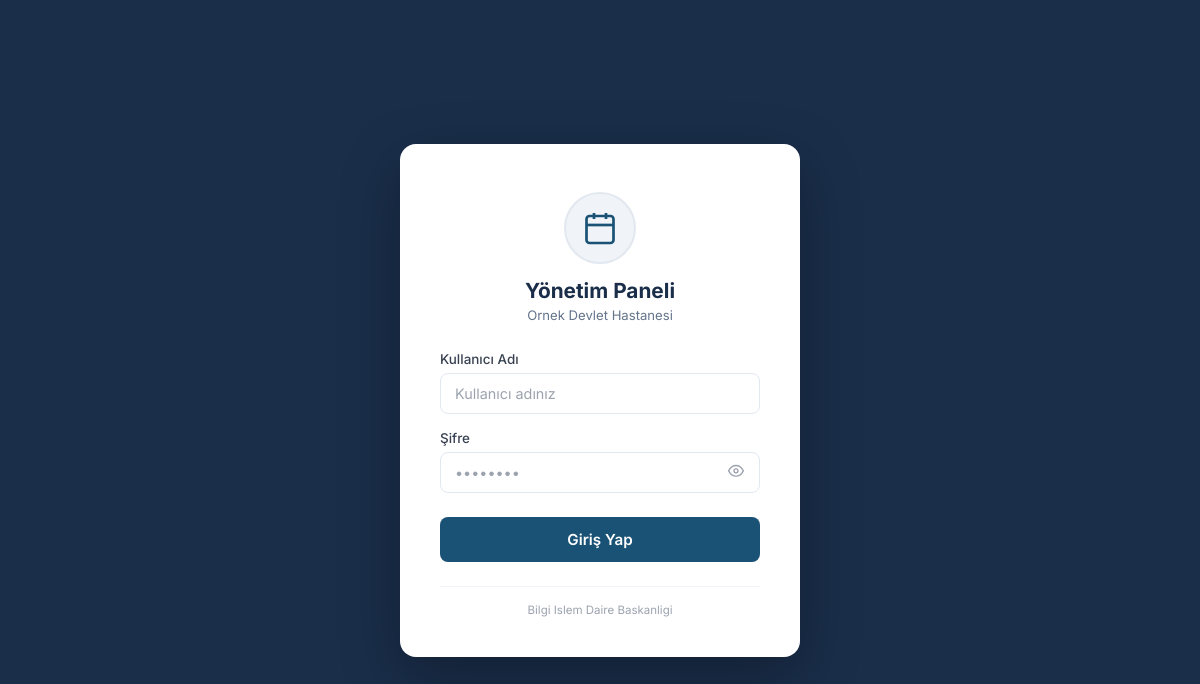
The page /admin/login.php on the database its author committed.
### tables this page shows
CREATE TABLE IF NOT EXISTS `settings` (
  `id`            int NOT NULL AUTO_INCREMENT,
  `setting_key`   varchar(100) NOT NULL,
  `setting_value` text,
  `updated_at`    timestamp     DEFAULT CURRENT_TIMESTAMP ON UPDATE CURRENT_TIMESTAMP,
  PRIMARY KEY (`id`),
  UNIQUE KEY `setting_key` (`setting_key`)
);

### html/config/database.php (called while the page is built, shortened)
<?php
function getDB(): PDO
{
    static $pdo = null;
    if ($pdo === null) {
        try {
            $dsn = sprintf(
                'mysql:host=%s;port=%s;dbname=%s;charset=utf8mb4',
                DB_HOST, DB_PORT, DB_NAME
            );
            $initCommand = implode('; ', [
                "SET NAMES utf8mb4 COLLATE utf8mb4_unicode_ci",
                "SET CHARACTER SET utf8mb4",
                "SET character_set_client     = utf8mb4",
                "SET character_set_connection = utf8mb4",
                "SET character_set_results    = utf8mb4",
                "SET collation_connection      = utf8mb4_unicode_ci",
                "SET time_zone                 = '+03:00'",
            ]);
            $pdo = new PDO($dsn, DB_USER, DB_PASS, [
                PDO::ATTR_ERRMODE              => PDO::ERRMODE_EXCEPTION,
                PDO::ATTR_DEFAULT_FETCH_MODE   => PDO::FETCH_ASSOC,
                PDO::ATTR_EMULATE_PREPARES     => false,
                PDO::MYSQL_ATTR_INIT_COMMAND   => $initCommand,
                PDO::MYSQL_ATTR_FOUND_ROWS     => true,
            ]);
        } catch (PDOException $e) {
            error_log('[DB] Baðlantý hatasý: ' . $e->getMessage());
            http_response_code(500);
            die('Veritabaný baðlantý hatasý. Lütfen daha sonra tekrar deneyin.');
        }
    }
    return $pdo;
}
function getSetting(string $key, string $default = ''): string
{
    try {
        $db   = getDB();
        $stmt = $db->prepare(
            'SELECT setting_value FROM settings WHERE setting_key = ? LIMIT 1'
        );
        $stmt->execute([$key]);
        $row = $stmt->fetch();
        return ($row !== false) ? (string) $row['setting_value'] : $default;
    } catch (Exception $e) {
        error_log('[getSetting] ' . $e->getMessage());
        return $default;
    }
}

### html/includes/lang.php (called while the page is built, shortened)
<?php
$LANG = [];
$LANG['dashboard_title']   = 'G' . chr(195).chr(182) . 'sterge Paneli';
$LANG['dashboard_sub']     = 'Dijital Toplant' . chr(196).chr(177) . ' Sistemi Genel G' . chr(195).chr(182) . 'r' . chr(195).chr(188) . 'n' . chr(195).chr(188) . 'm' . chr(195).chr(188);
$LANG['total_meeting']     = 'Toplam Toplant' . chr(196).chr(177);
$LANG['active_meeting']    = 'Aktif Toplant' . chr(196).chr(177);
$LANG['total_attendee']    = 'Toplam Kat' . chr(196).chr(177) . 'l' . chr(196).chr(177) . 'mc' . chr(196).chr(177);
$LANG['today_attendee']    = 'Bug' . chr(195).chr(188) . 'n Kat' . chr(196).chr(177) . 'l' . chr(196).chr(177) . 'm';
$LANG['staff_attendee']    = 'Personel Kat' . chr(196).chr(177) . 'l' . chr(196).chr(177) . 'm' . chr(196).chr(177);
$LANG['guest_attendee']    = 'Misafir Kat' . chr(196).chr(177) . 'l' . chr(196).chr(177) . 'm' . chr(196).chr(177);
$LANG['trend_title']       = 'Son 7 G' . chr(195).chr(188) . 'n - Toplant' . chr(196).chr(177) . ' Trendi';
$LANG['monthly_title']     = 'Ayl' . chr(196).chr(177) . 'k Toplant' . chr(196).chr(177) . ' Da' . chr(196).chr(159) . chr(196).chr(177) . 'l' . chr(196).chr(177) . 'm' . chr(196).chr(177);
$LANG['last_meetings']     = 'Son Toplant' . chr(196).chr(177) . 'lar';
$LANG['see_all']           = 'T' . chr(195).chr(188) . 'm' . chr(195).chr(188) . 'n' . chr(195).chr(188) . ' G' . chr(195).chr(182) . 'r';
$LANG['create_meeting']    = 'Toplant' . chr(196).chr(177) . ' Olu' . chr(197).chr(159) . 'tur';
$LANG['no_meeting']        = 'Hen' . chr(195).chr(188) . 'z toplant' . chr(196).chr(177) . ' olu' . chr(197).chr(159) . 'turulmam' . chr(196).chr(177) . chr(197).chr(159);
$LANG['col_meeting']       = 'TOPLANTI ADI';
$LANG['col_datetime']      = 'TAR' . chr(196).chr(176) . 'H / SAAT';
$LANG['col_location']      = 'KONUM';
$LANG['col_attendee']      = 'KATILIMCI';
$LANG['col_status']        = 'DURUM';
$LANG['col_action']        = chr(196).chr(176) . chr(197).chr(158) . 'LEM';
$LANG['detail']            = 'Detay';
$LANG['status_active']     = 'Aktif';
$LANG['status_completed']  = 'Tamamland' . chr(196).chr(177);
$LANG['status_cancelled']  = chr(196).chr(176) . 'ptal';
$LANG['nav_dashboard']     = 'G' . chr(195).chr(182) . 'sterge Paneli';
$LANG['nav_meetings']      = 'Toplant' . chr(196).chr(177) . 'lar';
$LANG['nav_create']        = 'Toplant' . chr(196).chr(177) . ' Olu' . chr(197).chr(159) . 'tur';
$LANG['nav_export']        = 'D' . chr(196).chr(177) . chr(197).chr(159) . 'a Aktar';
$LANG['nav_reports']       = 'Raporlar';
$LANG['nav_logs']          = 'Eri' . chr(197).chr(159) . 'im Loglar' . chr(196).chr(177);
$LANG['nav_settings']      = 'Ayarlar';
$LANG['nav_general']       = 'GENEL';
$LANG['nav_reporting']     = 'RAPORLAMA';
$LANG['nav_management']    = 'Y' . chr(195).chr(150) . 'NET' . chr(196).chr(176) . 'M';
$LANG['login_title']       = 'Y' . chr(195).chr(182) . 'netim Paneli';
$LANG['login_username']    = 'Kullan' . chr(196).chr(177) . 'c' . chr(196).chr(177) . ' Ad' . chr(196).chr(177);
$LANG['login_password']    = chr(197).chr(158) . 'ifre';
$LANG['login_btn']         = 'Giri' . chr(197).chr(159) . ' Yap';
$LANG['login_placeholder'] = 'Kullan' . chr(196).chr(177) . 'c' . chr(196).chr(177) . ' ad' . chr(196).chr(177) . 'n' . chr(196).chr(177) . 'z';
$LANG['login_error']       = 'Kullan' . chr(196).chr(177) . 'c' . chr(196).chr(177) . ' ad' . chr(196).chr(177) . ' veya ' . chr(197).chr(159) . 'ifre hatal' . chr(196).chr(177) . '!';
$LANG['login_empty']       = 'L' . chr(195).chr(188) . 'tfen t' . chr(195).chr(188) . 'm alanlar' . chr(196).chr(177) . ' doldurun.';
$LANG['settings_title']    = 'Sistem Ayarlar' . chr(196).chr(177);
$LANG['settings_sub']      = 'Kurum, LDAP ve g' . chr(195).chr(188) . 'venlik yap' . chr(196).chr(177) . 'land' . chr(196).chr(177) . 'rmas' . chr(196).chr(177);
$LANG['tab_hospital']      = 'Kurum Bilgileri';
$LANG['tab_ldap']          = 'LDAP / Active Directory';
$LANG['tab_password']      = chr(197).chr(158) . 'ifre De' . chr(196).chr(159) . 'i' . chr(197).chr(159) . 'tir';
$LANG['tab_users']         = 'Admin Kullan' . chr(196).chr(177) . 'c' . chr(196).chr(177) . 'lar';
$LANG['institution_name']  = 'Kurum Ad' . chr(196).chr(177);
$LANG['hospital_name_lbl'] = 'Hastane / Birim Ad' . chr(196).chr(177);
$LANG['footer_text_lbl']   = 'Footer Metni';
$LANG['logo_lbl']          = 'Kurum Logosu';
$LANG['remove_logo']       = 'Logoyu Kald' . chr(196).chr(177) . 'r';
$LANG['save']              = 'Kaydet';
$LANG['ldap_active']       = 'LDAP Aktif';
$LANG['ldap_desc']         = 'LDAP ile kimlik do' . chr(196).chr(159) . 'rulama kullan';
$LANG['ldap_host']         = 'LDAP Host (IP Adresi)';
$LANG['ldap_test']         = 'Ba' . chr(196).chr(159) . 'lant' . chr(196).chr(177) . 'y' . chr(196).chr(177) . ' Test Et';
$LANG['pass_current']      = 'Mevcut ' . chr(197).chr(158) . 'ifre';
$LANG['pass_new']          = 'Yeni ' . chr(197).chr(158) . 'ifre';

### html/admin/login.php (the view, shortened to what this page needs)
<?php
require_once __DIR__ . '/../config/database.php';
require_once __DIR__ . '/../includes/lang.php';
$hospitalName = getSetting('hospital_name', 'Dijital Toplanti Sistemi');
$footerText   = getSetting('footer_text',   '');
$logoPath     = getSetting('logo_path', '');
$lYonetim     = $LANG['login_title'];
$lKullanici   = $LANG['login_username'];
$lSifre       = $LANG['login_password'];
$lGiris       = $LANG['login_btn'];
$lPlaceholder = $LANG['login_placeholder'];
?>
<!DOCTYPE html>
<html lang="tr">
<head>
</head>
<body>
<div class="login-card">
  <div class="login-logo">
    <?php if ($logoPath && file_exists('/var/www/html' . $logoPath)): ?>
      <img src="<?= htmlspecialchars($logoPath, ENT_QUOTES, 'UTF-8') ?>" alt="Logo" class="logo-img">
    <?php else: ?>
      <div class="logo-icon-wrap">
        <svg viewBox="0 0 24 24" width="36" height="36" fill="none" stroke="#1a5276" stroke-width="1.8">
          <rect x="3" y="4" width="18" height="18" rx="2"/>
          <line x1="16" y1="2" x2="16" y2="6"/>
          <line x1="8"  y1="2" x2="8"  y2="6"/>
          <line x1="3"  y1="10" x2="21" y2="10"/>
        </svg>
      </div>
    <?php endif; ?>
    <h2><?= $lYonetim ?></h2>
    <p><?= htmlspecialchars($hospitalName, ENT_QUOTES, 'UTF-8') ?></p>
  </div>
  <form method="POST" autocomplete="off">
    <div class="form-group">
      <label for="username"><?= $lKullanici ?></label>
      <input type="text" id="username" name="username" class="form-control"
             placeholder="<?= htmlspecialchars($lPlaceholder, ENT_QUOTES, 'UTF-8') ?>"
             value="<?= htmlspecialchars($_POST['username'] ?? '', ENT_QUOTES, 'UTF-8') ?>"
             autocomplete="username" autofocus required>
    </div>
    <div class="form-group">
      <label for="password"><?= $lSifre ?></label>
      <div class="password-wrap">
        <input type="password" id="password" name="password" class="form-control"
               placeholder="&#8226;&#8226;&#8226;&#8226;&#8226;&#8226;&#8226;&#8226;"
               autocomplete="current-password" required>
        <button type="button" class="toggle-pass" onclick="togglePwd()">
          <svg id="eyeIcon" viewBox="0 0 24 24" width="16" height="16" fill="none"
               stroke="currentColor" stroke-width="2">
            <path d="M1 12s4-8 11-8 11 8 11 8-4 8-11 8-11-8-11-8z"/>
            <circle cx="12" cy="12" r="3"/>
          </svg>
        </button>
      </div>
    </div>
    <button type="submit" class="btn-login"><?= $lGiris ?></button>
  </form>
  <div class="login-footer">
    <?= htmlspecialchars($footerText, ENT_QUOTES, 'UTF-8') ?>
  </div>
</div>
</body>
</html>

### html/admin/login.php (style rules this page uses)
*, *::before, *::after { box-sizing: border-box; margin: 0; padding: 0; }
body { font-family: 'Inter', system-ui, sans-serif; background-color: #1a2e4a; min-height: 100vh; display: flex; align-items: center; justify-content: center; padding: 20px; }
.login-card { background: #fff; border-radius: 16px; padding: 48px 40px 40px; width: 100%; max-width: 400px; box-shadow: 0 20px 60px rgba(0,0,0,0.3); }
.login-logo { display: flex; flex-direction: column; align-items: center; margin-bottom: 28px; }
.logo-icon-wrap { width: 72px; height: 72px; border-radius: 50%; background: #f0f4f8; border: 2px solid #e2e8f0; display: flex; align-items: center; justify-content: center; margin-bottom: 14px; }
.login-logo h2 { font-size: 1.3rem; font-weight: 700; color: #1a2e4a; text-align: center; margin-bottom: 4px; }
.login-logo p { font-size: 0.82rem; color: #64748b; text-align: center; }
.form-group { margin-bottom: 16px; }
.form-group label { display: block; font-size: 0.84rem; font-weight: 500; color: #374151; margin-bottom: 6px; }
.form-control { width: 100%; padding: 11px 14px; border: 1.5px solid #e2e8f0; border-radius: 8px; font-size: 0.9rem; font-family: 'Inter', sans-serif; color: #1a2e4a; background: #fff; transition: border-color 0.2s; outline: none; }
.form-control::placeholder { color: #9ca3af; }
.password-wrap { position: relative; }
.password-wrap .form-control { padding-right: 42px; }
.toggle-pass { position: absolute; right: 12px; top: 50%; transform: translateY(-50%); background: none; border: none; cursor: pointer; color: #9ca3af; padding: 4px; line-height: 1; }
.btn-login { width: 100%; padding: 13px; background: #1a5276; color: #fff; border: none; border-radius: 8px; font-size: 0.95rem; font-weight: 600; font-family: 'Inter', sans-serif; cursor: pointer; margin-top: 8px; transition: background 0.2s; }
.login-footer { text-align: center; margin-top: 24px; font-size: 0.72rem; color: #9ca3af; border-top: 1px solid #f1f5f9; padding-top: 16px; }

### rows shown on the page
settings: setting_value "Ornek Devlet Hastanesi"
settings: setting_value "Bilgi Islem Daire Baskanligi"

### other values the page prints
$lYonetim "Yönetim Paneli"
$lKullanici "Kullanıcı Adı"
$lSifre "Şifre"
$lGiris "Giriş Yap"
